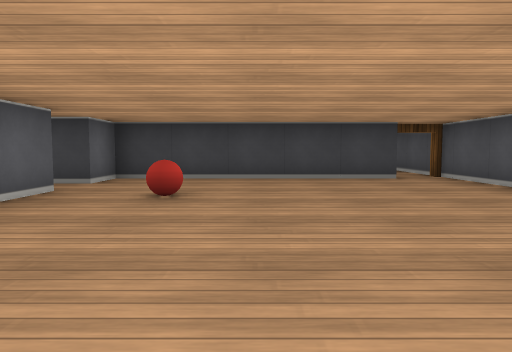
[1] (above)

13 first-person views from a walk through a cub3D maze. The camera is about half as high as the walls, tilts 4° down and sees 70° across. The floor is counted in squares. Each view is taken from the middle of a square. On the plan, view 1 faces up. The plan holds only what a view shows up to about 9 squares ahead; the rest is blank.

[2]
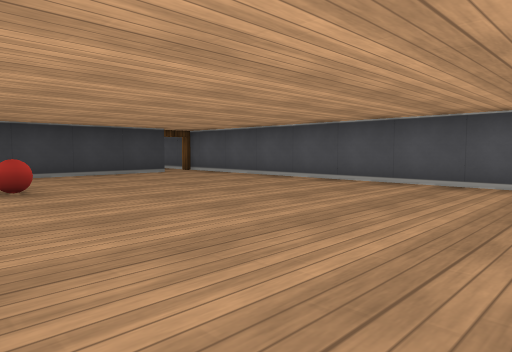

[3]
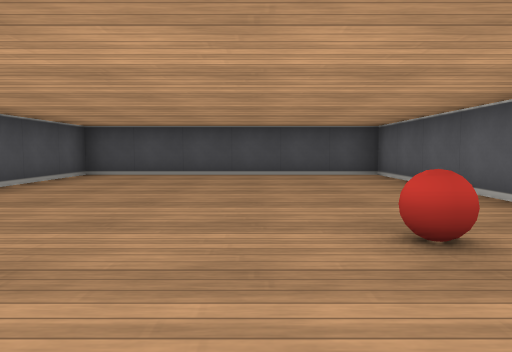

[4]
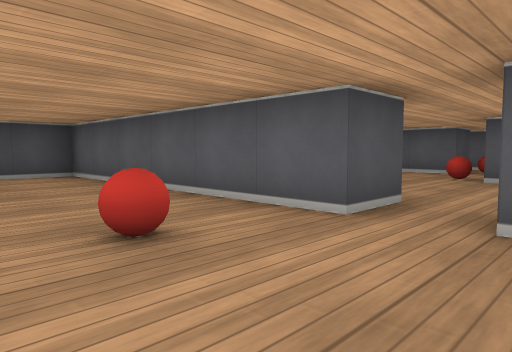

[5]
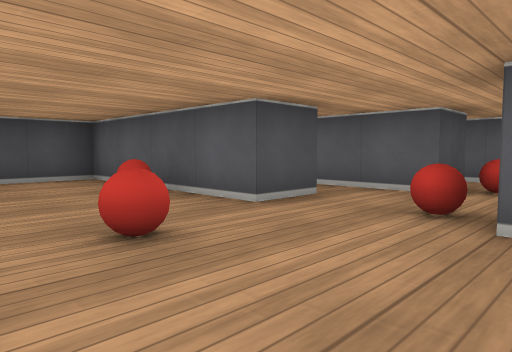

[6]
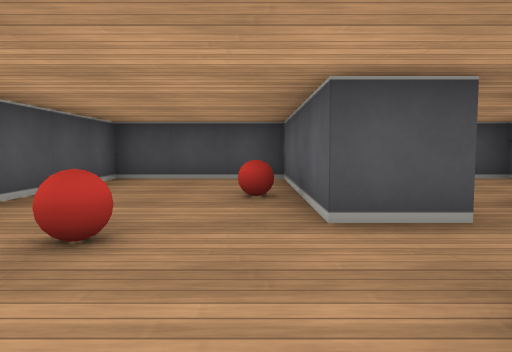

[7]
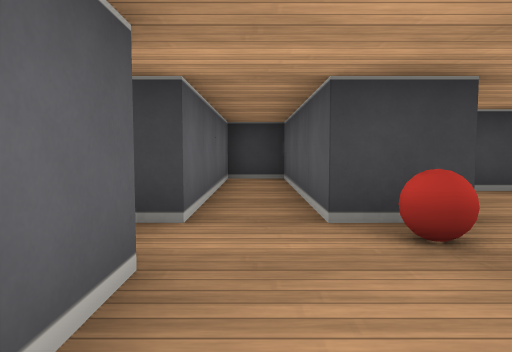

[8]
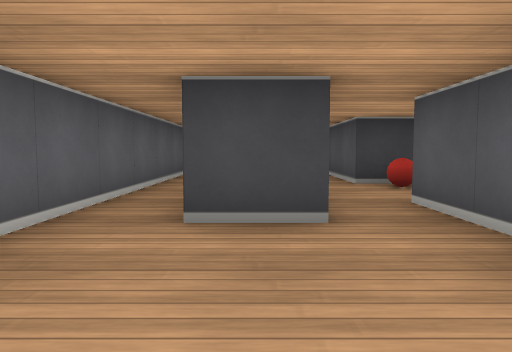

[9]
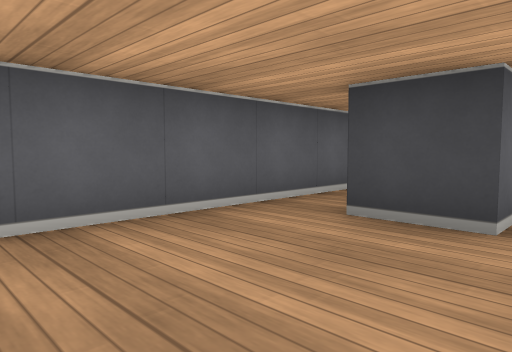

[10]
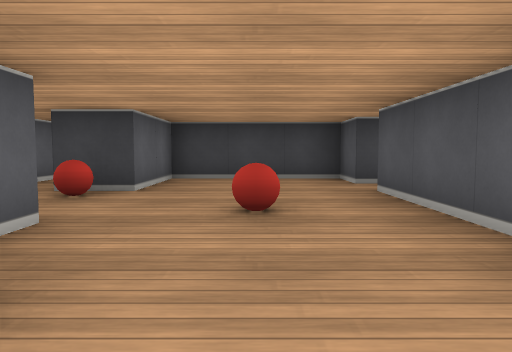

[11]
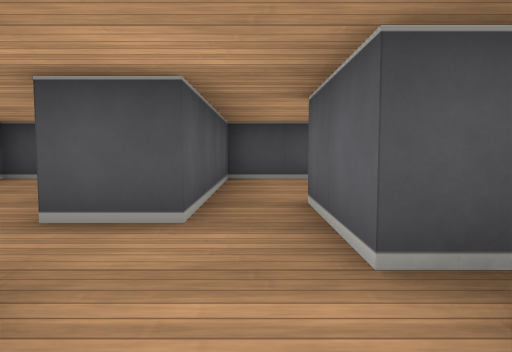

[12]
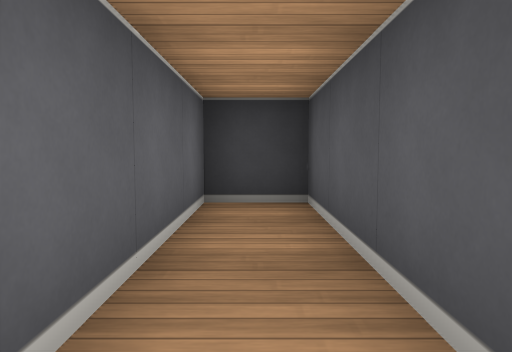

[13]
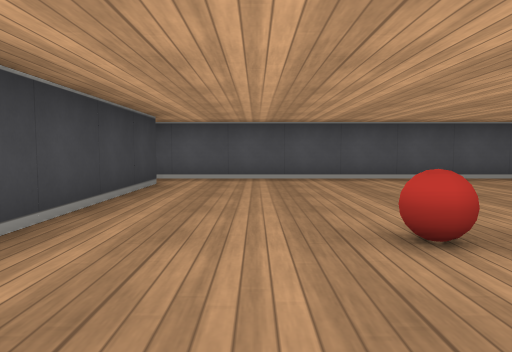

### Floor plan
Ten units are one square. View 1 is at (0, 0); x grows to the right and y downward. Boxes are objects, and circles mark ways between rooms. Rooms are numbered by the first view taken in them; rooms with no view inside come last. Other rooms are left out.
<svg viewBox="-110 -90 150 110">
<path fill="none" stroke="#000" d="M-25 -45 -25 15 35 15 35 -70M26 -65 -25 -65 -25 -55M-65 -25 -65 15 -35 15 -35 -45 -25 -45M-25 -55 -35 -55 -35 -65 -65 -65 -65 -45M-105 -15 -105 15 -75 15 -75 -25M-85 -25 -85 -15 -95 -15M-85 -35 -85 -25M-65 -45 -75 -45 -75 -85 -85 -85 -85 -45M-75 -25 -65 -25"/>
<rect x="-15" y="-45" width="10" height="10" fill="#bbb"><title>ball</title></rect>
<rect x="-65" y="-15" width="10" height="10" fill="#bbb"><title>ball</title></rect>
<rect x="-55" y="-35" width="10" height="10" fill="#bbb"><title>ball</title></rect>
<rect x="-75" y="-45" width="10" height="10" fill="#bbb"><title>ball</title></rect>
<circle cx="-30" cy="-50" r="3" fill="#2a7"/>
<circle cx="-70" cy="-35" r="3" fill="#2a7"/>
<circle cx="-80" cy="-20" r="3" fill="#2a7"/>
<text x="0" y="-30">1</text>
<text x="-50" y="-30">2</text>
<text x="-90" y="0">3</text>
<text x="-80" y="-50">4</text>
</svg>
Room 1 opens to room 2. Room 2 opens to room 4. Room 3 opens to room 4.

Where each view was taken, in squares from view 1:
view 1: 0 up, 0 right, facing up
view 2: 1 down, 2 left, facing up-right
view 3: 6 up, 0 right, facing down
view 4: 6 up, 0 right, facing down-left
view 5: 5 up, 4 left, facing down-left
view 6: 5 up, 6 left, facing down
view 7: 2 up, 8 left, facing up
view 8: 1 down, 9 left, facing up
view 9: 1 down, 8 left, facing up-left
view 10: 0 up, 5 left, facing up
view 11: 5 up, 8 left, facing down
view 12: 5 up, 8 left, facing up
view 13: 5 up, 3 left, facing right
